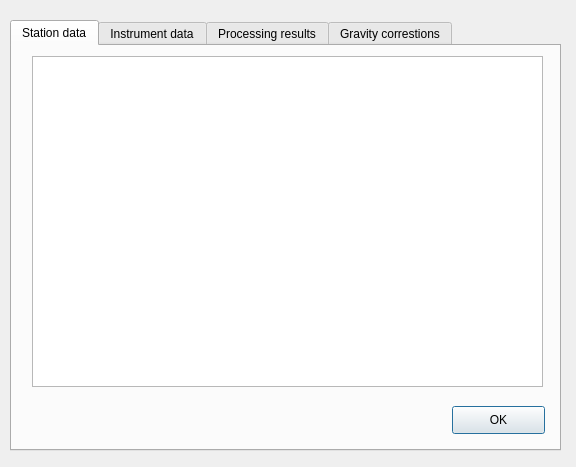
<?xml version="1.0" encoding="UTF-8"?>
<ui version="4.0">
 <class>Dialog</class>
 <widget class="QDialog" name="Dialog">
  <property name="geometry">
   <rect>
    <x>0</x>
    <y>0</y>
    <width>576</width>
    <height>467</height>
   </rect>
  </property>
  <property name="windowTitle">
   <string>Import files</string>
  </property>
  <widget class="QTabWidget" name="tabWidget">
   <property name="geometry">
    <rect>
     <x>10</x>
     <y>20</y>
     <width>551</width>
     <height>431</height>
    </rect>
   </property>
   <property name="currentIndex">
    <number>0</number>
   </property>
   <widget class="QWidget" name="tab">
    <attribute name="title">
     <string>Station data</string>
    </attribute>
    <widget class="QTextBrowser" name="station">
     <property name="geometry">
      <rect>
       <x>20</x>
       <y>10</y>
       <width>511</width>
       <height>331</height>
      </rect>
     </property>
    </widget>
    <widget class="QPushButton" name="accept_button">
     <property name="geometry">
      <rect>
       <x>440</x>
       <y>360</y>
       <width>93</width>
       <height>28</height>
      </rect>
     </property>
     <property name="text">
      <string>OK</string>
     </property>
    </widget>
   </widget>
   <widget class="QWidget" name="tab_2">
    <attribute name="title">
     <string>Instrument data</string>
    </attribute>
    <widget class="QTextBrowser" name="instrument">
     <property name="geometry">
      <rect>
       <x>20</x>
       <y>10</y>
       <width>511</width>
       <height>331</height>
      </rect>
     </property>
    </widget>
   </widget>
   <widget class="QWidget" name="tab_3">
    <attribute name="title">
     <string>Processing results</string>
    </attribute>
    <widget class="QTextBrowser" name="processing">
     <property name="geometry">
      <rect>
       <x>10</x>
       <y>10</y>
       <width>511</width>
       <height>331</height>
      </rect>
     </property>
    </widget>
   </widget>
   <widget class="QWidget" name="tab_4">
    <attribute name="title">
     <string>Gravity correstions</string>
    </attribute>
    <widget class="QTextBrowser" name="gravity">
     <property name="geometry">
      <rect>
       <x>20</x>
       <y>10</y>
       <width>511</width>
       <height>331</height>
      </rect>
     </property>
    </widget>
   </widget>
  </widget>
 </widget>
 <resources/>
 <connections/>
</ui>
